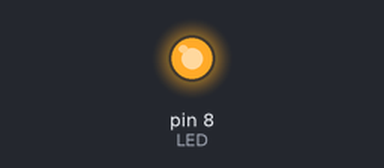
Recording of a sketch running on a simulated Arduino Uno, built with avr-gcc and run on an emulated ATmega328P. Shown: output pins drawn as LEDs (lit = HIGH).

Above: at 1.0 s.
At 3.0 s:
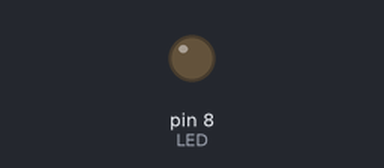
Timing chart, 0 to 5.2 s (numbered marks = the images above):
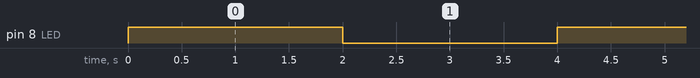

Measured:
- by itself, pin 8 (LED): alternates HIGH for 2.0 s and LOW for 2.0 s

The sketch:

BLINK_LED.ino
```cpp
const int LED = 8 ;

void setup() {
  // put your setup code here, to run once:
  pinMode(LED,OUTPUT);
}

void loop() {
  // put your main code here, to run repeatedly:
  digitalWrite(LED, HIGH);
  delay(2000);
  digitalWrite(LED, LOW);
  delay(2000);

}
```
